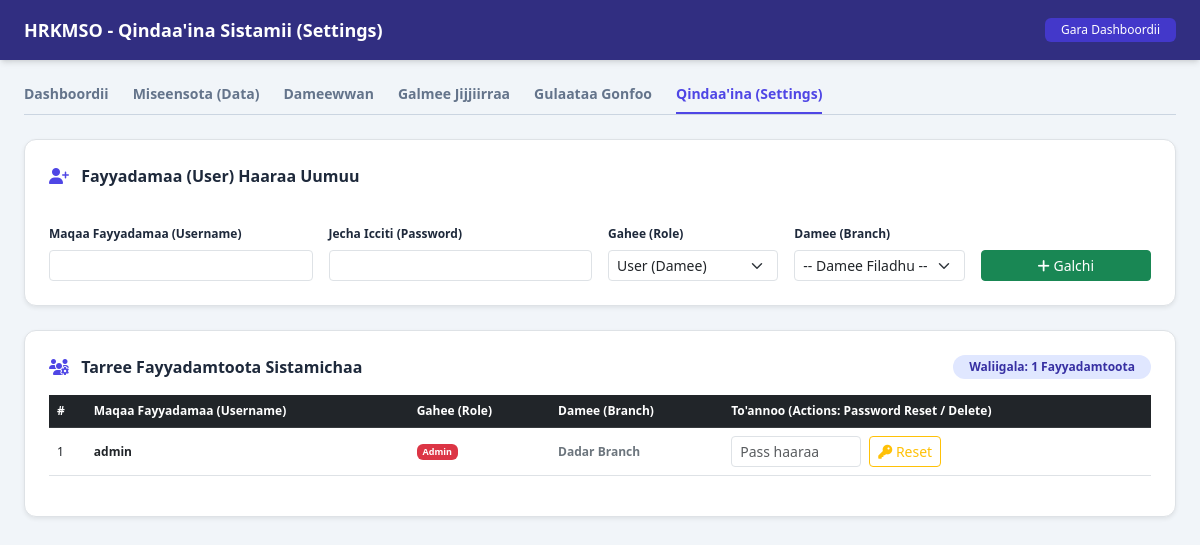
Before: /settings (signed in) with the older database file.
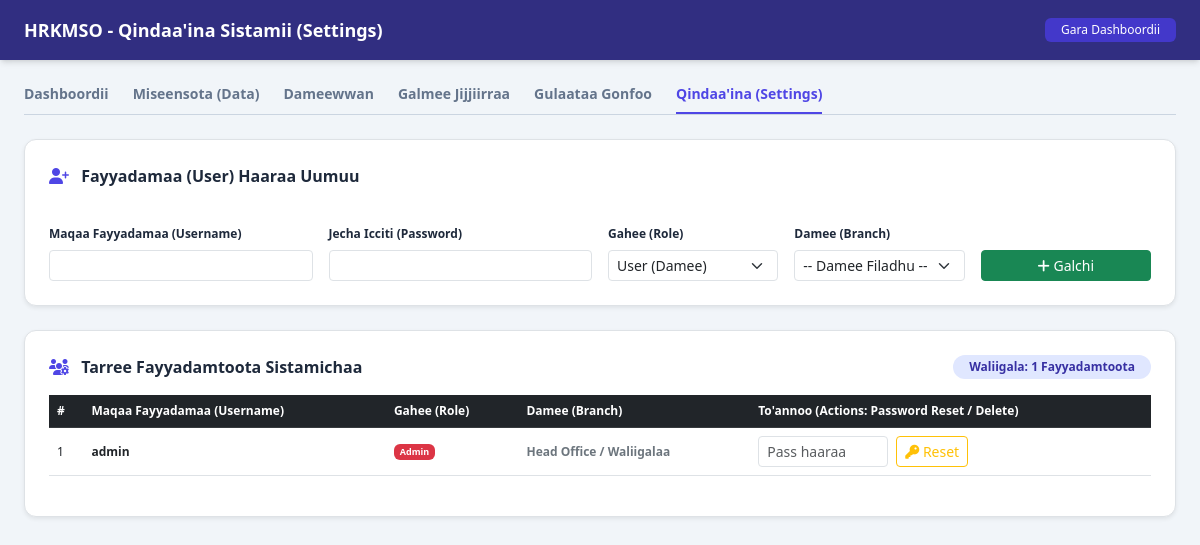
After: the same page with the newer database file.
### models.py (models this page shows)
class User(UserMixin, db.Model):
    __tablename__ = 'user'
    id = db.Column(db.Integer, primary_key=True)
    username = db.Column(db.String(150), unique=True, nullable=False)
    password = db.Column(db.String(200), nullable=False)
    role = db.Column(db.String(50), nullable=False, default='user')
    branch_id = db.Column(db.Integer, db.ForeignKey('branch.id'), nullable=True)
    branch = db.relationship('Branch', backref=db.backref('users', lazy=True))

class Branch(db.Model):
    __tablename__ = 'branch'
    id = db.Column(db.Integer, primary_key=True)
    name = db.Column(db.String(150), nullable=False)
    location = db.Column(db.String(150))

### app.py (the view)
@app.route('/settings')
@admin_required
def settings():
    users = User.query.all()
    branches = Branch.query.all()
    return render_template('settings.html', users=users, branches=branches)

### app.py (called while the page is built)
@login_manager.user_loader
def load_user(user_id):
    return db.session.get(User, int(user_id))

def admin_required(f):
    @wraps(f)
    @login_required
    def decorated_function(*args, **kwargs):
        if current_user.role != 'admin':
            abort(403)
        return f(*args, **kwargs)
    return decorated_function

### templates/settings.html (shortened to what the changed rows need)
<!DOCTYPE html>
<html lang="om">
<head>
    <script src="https://cdn.tailwindcss.com"></script>
    <link rel="stylesheet" href="https://cdnjs.cloudflare.com/ajax/libs/font-awesome/6.4.0/css/all.min.css">
    <link href="https://cdn.jsdelivr.net/npm/bootstrap@5.3.0/dist/css/bootstrap.min.css" rel="stylesheet">
</head>
<body class="bg-slate-100 text-slate-800">
    <div class="min-h-screen flex flex-col">
        <header class="bg-indigo-900 text-white shadow-md">
            <div class="max-w-7xl mx-auto px-4 py-3 flex justify-between items-center">
                <h1 class="text-lg font-bold">HRKMSO - Qindaa'ina Sistamii (Settings)</h1>
            </div>
        </header>
        <main class="max-w-7xl mx-auto px-4 py-6 flex-grow w-full space-y-6">
            <div class="bg-white p-6 rounded-xl shadow-sm border border-slate-200 space-y-4">
                <h2 class="text-base font-bold text-slate-800"><i class="fas fa-user-plus text-indigo-600 me-2"></i> Fayyadamaa (User) Haaraa Uumuu</h2>
            </div>
            <div class="bg-white p-6 rounded-xl shadow-sm border border-slate-200 space-y-4">
                <div class="flex justify-between items-center">
                    <h2 class="text-base font-bold text-slate-800"><i class="fas fa-users-cog text-indigo-600 me-2"></i> Tarree Fayyadamtoota Sistamichaa</h2>
                </div>
                <div class="table-responsive">
                    <table class="table table-hover align-middle text-xs">
                        <thead class="table-dark">
                            <tr>
                                <th>#</th>
                                <th>Maqaa Fayyadamaa (Username)</th>
                                <th>Gahee (Role)</th>
                                <th>Damee (Branch)</th>
                                <th>To'annoo (Actions: Password Reset / Delete)</th>
                            </tr>
                        </thead>
                        <tbody>
                            {% if users %}
                                {% for u in users %}
                                <tr>
                                    <td>{{ loop.index }}</td>
                                    <td><strong>{{ u.username }}</strong></td>
                                    <td>
                                        {% if u.role == 'admin' %}
                                            <span class="badge bg-danger">Admin</span>
                                        {% else %}
                                            <span class="badge bg-primary">User</span>
                                        {% endif %}
                                    </td>
                                    <td>
                                        <span class="text-secondary font-semibold">{{ u.branch.name if u.branch else 'Head Office / Waliigalaa' }}</span>
                                    </td>
                                    <td>
                                        <form action="{{ url_for('reset_password', user_id=u.id) }}" method="POST" class="d-inline-flex gap-2 align-items-center">
                                            <input type="password" name="new_password" placeholder="Pass haaraa" class="form-control form-control-sm" style="width: 130px;" required>
                                            <button type="submit" class="btn btn-sm btn-outline-warning" title="Jecha Icciti Jijjiiri">
                                                <i class="fas fa-key"></i> Reset
                                            </button>
                                        </form>
                                    </td>
                                </tr>
                                {% endfor %}
                            {% else %}
                                <tr>
                                    <td colspan="5" class="text-center py-4 text-muted">
                                        Fayyadamtoonni galmaa'an hin jiran.
                                    </td>
                                </tr>
                            {% endif %}
                        </tbody>
                    </table>
                </div>
            </div>
        </main>
    </div>
</body>
</html>

Changed rows visible on the page:
changed User "admin": branch "Dadar Branch" → "Head Office / Waliigalaa"
